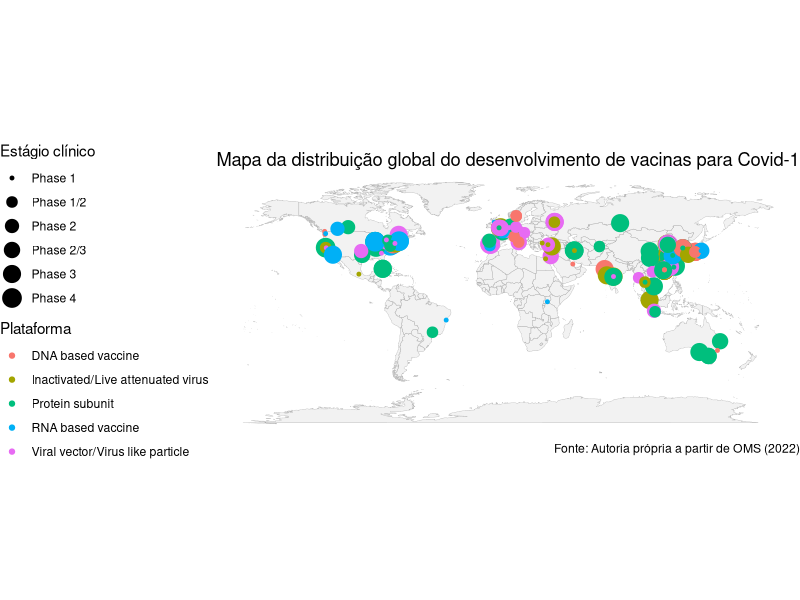

Generate this figure with R:

library(readxl)
library(ggplot2)
library(dplyr)
library(maps)
library(mapproj)
library(stringr)

raw <- read_excel(
    path = '../raw/Dados_Plotagem_Corrigido_v2.xlsx'
   ,sheet = 'Dados_plotagem'
) %>%
    filter( !is.na(lat) ) %>% 
    mutate(
        lat = as.numeric(lat)
       ,long = as.numeric(long)
       ,phase = factor(
            phase
           ,levels = paste('Phase', c('1','1/2','2','2/3','3','4'))
           ,order = TRUE
        )
       ,plataforma_reclass = case_when(
            str_detect( string = plataforma, pattern = 'Viral vec'   ) ~ 'Viral vector/Virus like particle'
           ,str_detect( string = plataforma, pattern = 'Virus like'  ) ~ 'Viral vector/Virus like particle'
           ,str_detect( string = plataforma, pattern = 'Inactivated' ) ~ 'Inactivated/Live attenuated virus'
           ,str_detect( string = plataforma, pattern = 'attenu'      ) ~ 'Inactivated/Live attenuated virus'
           ,TRUE ~ as.character( plataforma )
        )
    ) %>%
    na.omit()

## raw %>% count(plataforma, plataforma_reclass)
## raw %>% arrange( desc(lat) ) %>% head() %>% View


## https://r-graph-gallery.com/330-bubble-map-with-ggplot2.html

world <- map_data('world')

ggplot() +
    geom_map(
        data = world, map = world,
        aes(long, lat, map_id = region),
        color = "darkgrey", fill = "lightgrey", size = 0.1, alpha = 0.3
    ) +
    geom_point(
        data = raw
       ,aes(
            x=long
           ,y=lat
           ,size = as.numeric( phase )
           ,color = plataforma_reclass
        )
    ) +
    labs(
        title = 'Mapa da distribuição global do desenvolvimento de vacinas para Covid-19 em fase clínica'
       ,caption = 'Fonte: Autoria própria a partir de OMS (2022)'
       ,size = 'Estágio clínico'
       ,color = 'Plataforma'
    ) +
    theme_void() +
    theme( legend.position = 'left') +
    scale_size_continuous( labels = levels( raw$phase ) ) +
    coord_quickmap() 
